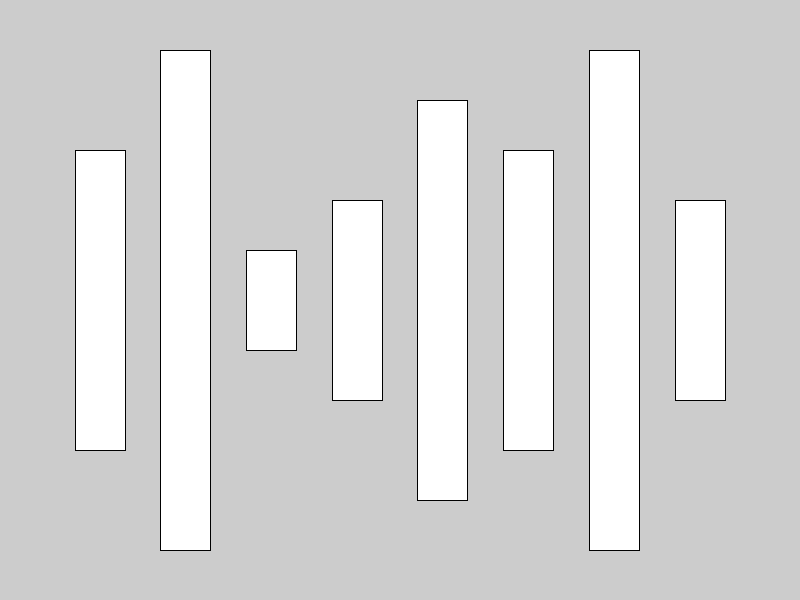
Frame 1 (no input)
Frame 60 (the mouse pressed at the canvas centre just before this capture): identical to frame 1, image omitted
Frame 120 (the mouse held since frame 60 and released just before this capture): identical to frame 1, image omitted

The Processing sketch that drew this single still picture (run headless with seeded random() and noise(); from frame 60 on, the mouse is pressed at the canvas centre):

// Processing sketch: w04_01_usingCSV
// ── w04_01_usingCSV.pde
// bryan ma for code 2 sp19 A

// replace the sizes integer array with csv data loaded externally.

int[] sizes = { 300, 500, 100, 200, 400, 300, 500, 200 };

void setup() {
  size(800, 600);

  rectMode(CENTER);

  for (int i = 0; i < sizes.length; i++) {
    float x = map(i, 0, sizes.length - 1, 100, 700);
    float y = height/2;
    float w = 50;
    float h = sizes[i];
    rect(x, y, w, h);
  }
}

void draw() {
}
